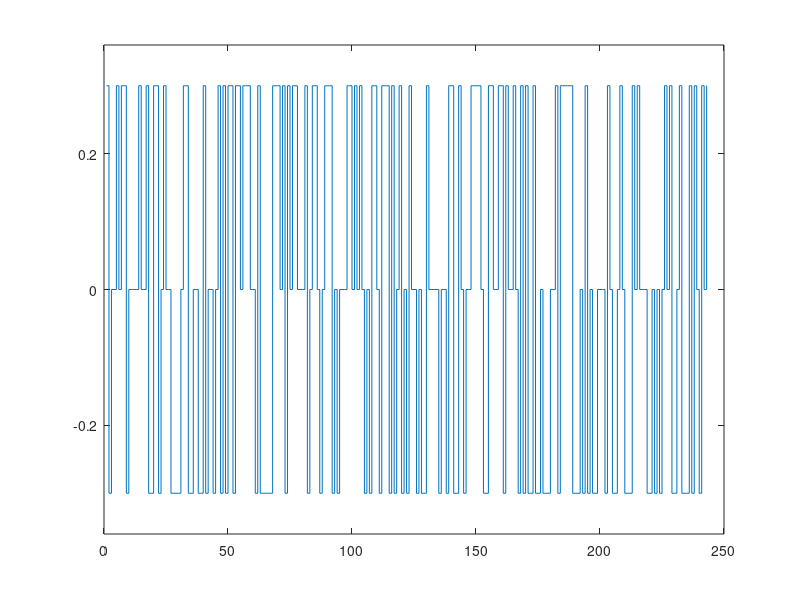
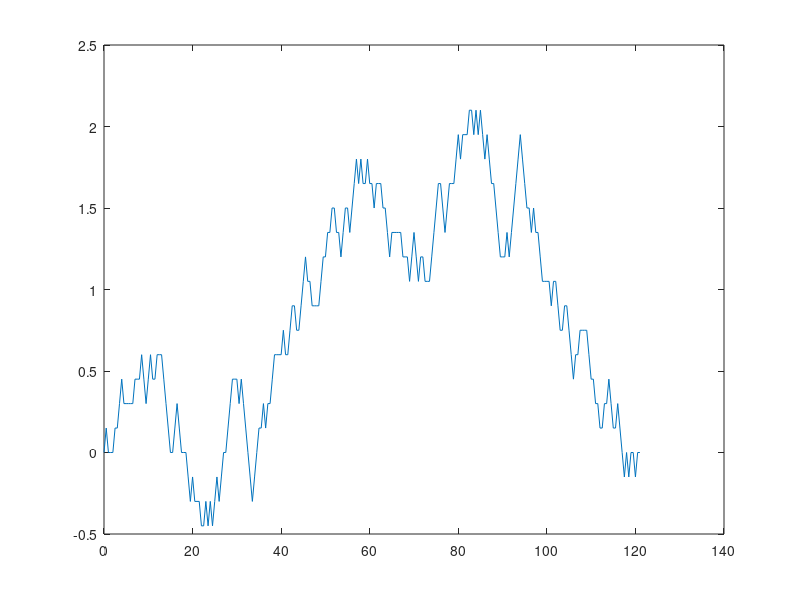

These figures' MATLAB source, in order:
%This script generates a pseudorandom ternary sequence, as outlined by
%Robert Peterka in "Sensorimotor Integration in Human Postural Control". It
%used a shift register to generate an output, which is calculated by a
%modulo 3 addition of the last 3 register positions at the time step.

clear
close all
clc

VelGain = 0.3;  

%Reg = [2 0 2 0 2];             %The given initial sequence from the paper
Reg = [0 1 2 0 1];

TimeStep = 0.5;

Position(1) = 0;

%Pseudorandom sequence has a period of i = 243
for i = 1:243
    %Calculate output with modulo 3 addition
    Output(i) = mod(Reg(3)-Reg(4)-Reg(5), 3);

    %shift Register values
    Reg(2:5) = Reg(1:4);
    Reg(1) = Output(i);
    
    %Convert the Ouput into a velocity profile
    if Output(i) == 0
        Vel(i) = 0;
    elseif Output(i) == 1
        Vel(i) = VelGain;
    else
        Vel(i) = -VelGain;
    end
    
    %Integrate velocity for a position profile
    if i == 1
        Position(i) = 0;
    else
        Position(i) = Position(i-1) + Vel(i-1)*TimeStep;
    end
    
    time(i) = TimeStep*(i-1);
end

figure
stairs(Vel)
ylim([-VelGain*1.2 VelGain*1.2])

figure
plot(time, Position)